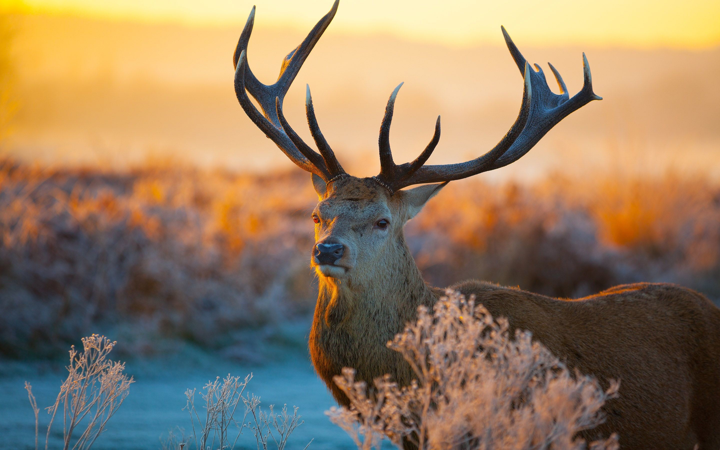
#> input picture anish-test-stuff/2ndAttempt4gpu20epoch/test_imageLR.png, 720 x 450 px
$ python make_lr.py --image_path 2ndAttempt4gpu20epoch/test_imageLR.png
#> lines starting #> are read from the running program, lines starting #| are printed output that depends on the picture
from PIL import Image
import argparse

def make_lr():
    parser = argparse.ArgumentParser()
    parser.add_argument('--image_path', type=str, required=True, help='Path to the High-Res image')
    parser.add_argument('--scale', type=int, default=4, help='Downscale factor (matches your model training)')
    parser.add_argument('--output_path', type=str, default='test_imageLR.png', help='Output filename')
    args = parser.parse_args()

    # Open the High-Res Image
    img = Image.open(args.image_path).convert("RGB")
#> img is the input picture: PIL image 720x450 RGB; mean R, G, B 148.1, 125.2, 98

    # Calculate the new small size
    new_width = img.width // args.scale
#> new_width = 180
    new_height = img.height // args.scale
#> new_height = 112

    # Resize down using BICUBIC (This is the standard math used in SR research)
    lr_img = img.resize((new_width, new_height), Image.BICUBIC)
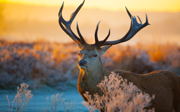
#> lr_img: PIL image 180x112 RGB; mean R, G, B 148.1, 125.2, 98

    # Save it
    lr_img.save(args.output_path)

    print(f"Original Size: {img.width}x{img.height}")
#| Original Size: 720x450
    print(f"Low-Res Size:  {new_width}x{new_height}")
#| Low-Res Size:  180x112
    print(f"Saved to:      {args.output_path}")

if __name__ == '__main__':
    make_lr()

$ run again, with anish-test-stuff/2ndAttempt4gpu20epoch/nycLR.png copied over anish-test-stuff/2ndAttempt4gpu20epoch/test_imageLR.png
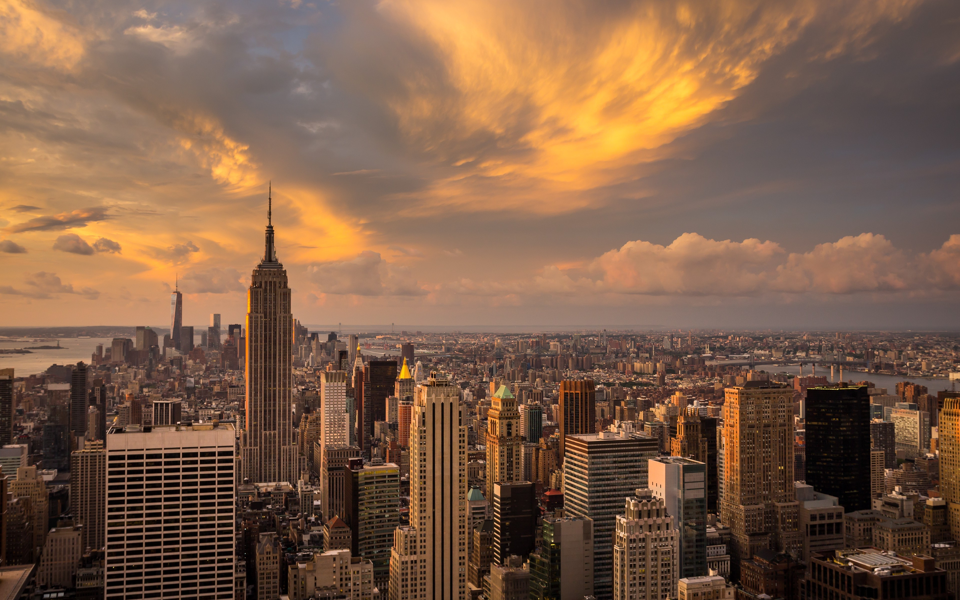
#> input picture anish-test-stuff/2ndAttempt4gpu20epoch/nycLR.png, 960 x 600 px
#> in make_lr, img is the input picture: PIL image 960x600 RGB; mean R, G, B 126.1, 94.3, 72.4
#> in make_lr, `lr_img = img.resize((new_width, new_height), Image.BICUBIC)`:
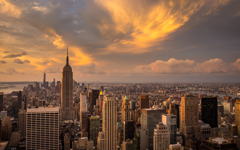
#> lr_img: PIL image 240x150 RGB; mean R, G, B 126.1, 94.3, 72.4
#| Original Size: 960x600
#| Low-Res Size:  240x150
